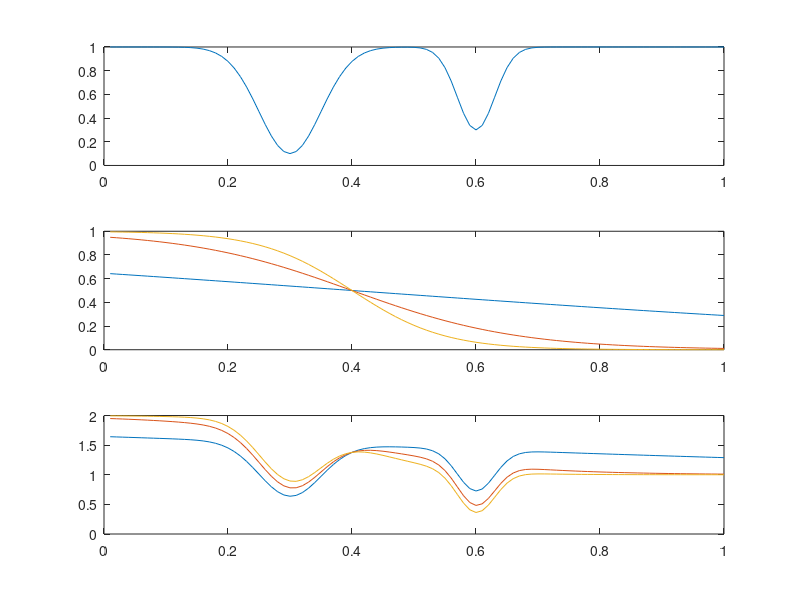

Here is the MATLAB script that generated this plot:
x = 0.01:0.01:1;
figure()

% f = @(x, a, b, c)(a./x + b.^x + c);
% plot(x, 0.01./x + 1.8, x, 0.2./x + 0.4);
% %plot(x, f(x, 0.1, 10, 2).*(1-x)+(x).*f(x, 2, 0.5, 1));
% ylim([0 10]);


subplot(3,1,1);
f1 = @(x)(1*(1 - 0.9*gaussmf(x, [0.05, 0.3]) - 0.7*gaussmf(x, [0.03, 0.6])));
f2 = @(x,slip)(1-1./(1+exp(-(x-0.4)*15*slip)));
f =  @(x,slip)(f1(x) + f2(x, slip));
% slip is 0 to 1, x is the controller parameter (effectively theta)

plot(x, f1(x));

slips = [0.1 0.5 0.9];

subplot(3,1,2);
%f2 = @(x,slip)(1-1./(1+exp(-(x-0.4)*15*slip)));
%plot(x, f2(x,slips(1)), x, f2(x,slips(2)), x, f2(x,slips(3)));

plot(x, f2(x,slips(1)), x, f2(x,slips(2)), x, f2(x,slips(3)));


subplot(3,1,3);
plot(x, f(x,slips(1)), x, f(x,slips(2)), x, f(x,slips(3)));

